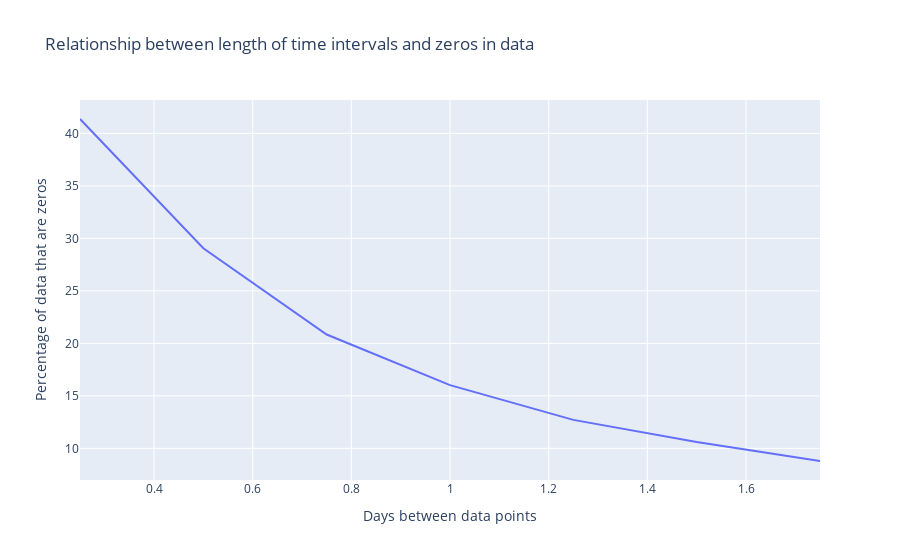

The notebook cell saved with this chart:
### Code cell
# Count the number of zeros in each sublist of log returns
zero_counts = [(sublist.count(0)/len(sublist))*100 for sublist in lrs]

plt = px.line(
    x=[i/86400 for i in list(step_rng)],
    y=zero_counts,
    labels={'x': 'Days between data points', 'y': 'Percentage of data that are zeros'},
    title='Relationship between length of time intervals and zeros in data'
)
plt.show() if interact_chart else Image(plt.to_image(format="png"))

### Figure 1 — Plotly figure (JSON) as saved in the notebook; plotly's stock layout.template omitted (floating-point values rounded to 4 significant figures)
{"data": [{"hovertemplate": "Days between data points=%{x}<br>Percentage of data that are zeros=%{y}<extra></extra>", "legendgroup": "", "line": {"color": "#636efa", "dash": "solid"}, "marker": {"symbol": "circle"}, "mode": "lines", "name": "", "orientation": "v", "showlegend": false, "type": "scatter", "x": [0.25, 0.5, 0.75, 1, 1.25, 1.5, 1.75], "xaxis": "x", "y": [41.38, 29.06, 20.85, 16.02, 12.71, 10.6, 8.795], "yaxis": "y"}], "layout": {"legend": {"tracegroupgap": 0}, "title": {"text": "Relationship between length of time intervals and zeros in data"}, "xaxis": {"anchor": "y", "domain": [0, 1], "title": {"text": "Days between data points"}}, "yaxis": {"anchor": "x", "domain": [0, 1], "title": {"text": "Percentage of data that are zeros"}}}}
